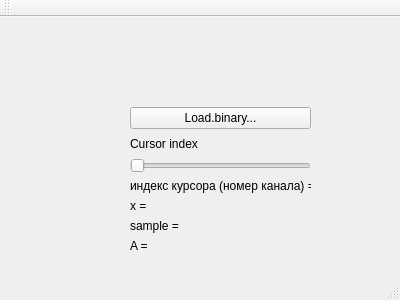
<?xml version="1.0" encoding="UTF-8"?>
<ui version="4.0">
 <class>MainWindow</class>
 <widget class="QMainWindow" name="MainWindow">
  <property name="geometry">
   <rect>
    <x>0</x>
    <y>0</y>
    <width>400</width>
    <height>300</height>
   </rect>
  </property>
  <property name="windowTitle">
   <string>Cursor Control</string>
  </property>
  <widget class="QWidget" name="centralWidget">
   <widget class="QWidget" name="verticalLayoutWidget">
    <property name="geometry">
     <rect>
      <x>120</x>
      <y>80</y>
      <width>201</width>
      <height>166</height>
     </rect>
    </property>
    <layout class="QVBoxLayout" name="verticalLayout" stretch="0,0,0,0,0,0,0">
     <property name="leftMargin">
      <number>10</number>
     </property>
     <property name="topMargin">
      <number>10</number>
     </property>
     <property name="rightMargin">
      <number>10</number>
     </property>
     <property name="bottomMargin">
      <number>10</number>
     </property>
     <item>
      <widget class="QPushButton" name="pushButton">
       <property name="text">
        <string>Load.binary...</string>
       </property>
      </widget>
     </item>
     <item>
      <widget class="QLabel" name="label">
       <property name="sizePolicy">
        <sizepolicy hsizetype="Expanding" vsizetype="Expanding">
         <horstretch>0</horstretch>
         <verstretch>0</verstretch>
        </sizepolicy>
       </property>
       <property name="text">
        <string>Cursor index</string>
       </property>
      </widget>
     </item>
     <item>
      <widget class="QSlider" name="horizontalSlider">
       <property name="maximum">
        <number>63</number>
       </property>
       <property name="orientation">
        <enum>Qt::Horizontal</enum>
       </property>
      </widget>
     </item>
     <item>
      <widget class="QLabel" name="label_slider">
       <property name="text">
        <string>индекс курсора (номер канала) = 0</string>
       </property>
      </widget>
     </item>
     <item>
      <widget class="QLabel" name="label_x">
       <property name="text">
        <string>x =</string>
       </property>
      </widget>
     </item>
     <item>
      <widget class="QLabel" name="label_sample">
       <property name="text">
        <string>sample = </string>
       </property>
      </widget>
     </item>
     <item>
      <widget class="QLabel" name="label_A">
       <property name="text">
        <string>A =</string>
       </property>
      </widget>
     </item>
    </layout>
   </widget>
  </widget>
  <widget class="QMenuBar" name="menuBar">
   <property name="geometry">
    <rect>
     <x>0</x>
     <y>0</y>
     <width>400</width>
     <height>21</height>
    </rect>
   </property>
  </widget>
  <widget class="QToolBar" name="mainToolBar">
   <attribute name="toolBarArea">
    <enum>TopToolBarArea</enum>
   </attribute>
   <attribute name="toolBarBreak">
    <bool>false</bool>
   </attribute>
  </widget>
  <widget class="QStatusBar" name="statusBar"/>
 </widget>
 <layoutdefault spacing="6" margin="11"/>
 <resources/>
 <connections/>
</ui>
